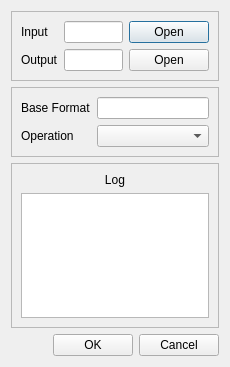
<?xml version="1.0" encoding="UTF-8"?>
<ui version="4.0">
 <class>MediaCopierDialog</class>
 <widget class="QDialog" name="MediaCopierDialog">
  <property name="geometry">
   <rect>
    <x>0</x>
    <y>0</y>
    <width>230</width>
    <height>367</height>
   </rect>
  </property>
  <property name="windowTitle">
   <string>Dialog</string>
  </property>
  <layout class="QVBoxLayout" name="verticalLayout">
   <item>
    <widget class="QFrame" name="frameDirs">
     <property name="sizePolicy">
      <sizepolicy hsizetype="Preferred" vsizetype="Maximum">
       <horstretch>0</horstretch>
       <verstretch>0</verstretch>
      </sizepolicy>
     </property>
     <property name="frameShape">
      <enum>QFrame::StyledPanel</enum>
     </property>
     <property name="frameShadow">
      <enum>QFrame::Raised</enum>
     </property>
     <layout class="QGridLayout" name="gridLayout">
      <item row="0" column="2">
       <widget class="QLineEdit" name="lineInputDir"/>
      </item>
      <item row="0" column="0">
       <widget class="QLabel" name="labelInputDir">
        <property name="text">
         <string>Input</string>
        </property>
       </widget>
      </item>
      <item row="0" column="3">
       <widget class="QDialogButtonBox" name="buttonOpenInputDir">
        <property name="sizePolicy">
         <sizepolicy hsizetype="Maximum" vsizetype="Fixed">
          <horstretch>0</horstretch>
          <verstretch>0</verstretch>
         </sizepolicy>
        </property>
        <property name="standardButtons">
         <set>QDialogButtonBox::Open</set>
        </property>
       </widget>
      </item>
      <item row="4" column="3">
       <widget class="QDialogButtonBox" name="buttonOpenOutputDir">
        <property name="sizePolicy">
         <sizepolicy hsizetype="Maximum" vsizetype="Fixed">
          <horstretch>0</horstretch>
          <verstretch>0</verstretch>
         </sizepolicy>
        </property>
        <property name="standardButtons">
         <set>QDialogButtonBox::Open</set>
        </property>
       </widget>
      </item>
      <item row="4" column="0">
       <widget class="QLabel" name="labelOutputDir">
        <property name="text">
         <string>Output</string>
        </property>
       </widget>
      </item>
      <item row="4" column="2">
       <widget class="QLineEdit" name="lineOutputDir"/>
      </item>
     </layout>
    </widget>
   </item>
   <item>
    <widget class="QFrame" name="frameParameter">
     <property name="sizePolicy">
      <sizepolicy hsizetype="Preferred" vsizetype="Maximum">
       <horstretch>0</horstretch>
       <verstretch>0</verstretch>
      </sizepolicy>
     </property>
     <property name="frameShape">
      <enum>QFrame::StyledPanel</enum>
     </property>
     <property name="frameShadow">
      <enum>QFrame::Raised</enum>
     </property>
     <layout class="QGridLayout" name="gridLayout_2">
      <item row="0" column="1">
       <widget class="QLineEdit" name="lineBaseFormat">
        <property name="text">
         <string/>
        </property>
       </widget>
      </item>
      <item row="1" column="1">
       <widget class="QComboBox" name="comboCommand"/>
      </item>
      <item row="1" column="0">
       <widget class="QLabel" name="labelOperation">
        <property name="text">
         <string>Operation</string>
        </property>
       </widget>
      </item>
      <item row="0" column="0">
       <widget class="QLabel" name="labelBaseFormat">
        <property name="text">
         <string>Base Format</string>
        </property>
       </widget>
      </item>
     </layout>
    </widget>
   </item>
   <item>
    <widget class="QFrame" name="frameLog">
     <property name="frameShape">
      <enum>QFrame::StyledPanel</enum>
     </property>
     <property name="frameShadow">
      <enum>QFrame::Raised</enum>
     </property>
     <layout class="QVBoxLayout" name="verticalLayout_2">
      <item>
       <widget class="QLabel" name="labelLog">
        <property name="text">
         <string>Log</string>
        </property>
        <property name="alignment">
         <set>Qt::AlignCenter</set>
        </property>
       </widget>
      </item>
      <item>
       <widget class="QPlainTextEdit" name="textLog">
        <property name="undoRedoEnabled">
         <bool>false</bool>
        </property>
        <property name="readOnly">
         <bool>true</bool>
        </property>
        <property name="backgroundVisible">
         <bool>false</bool>
        </property>
       </widget>
      </item>
     </layout>
    </widget>
   </item>
   <item>
    <widget class="QDialogButtonBox" name="buttonDialogControl">
     <property name="standardButtons">
      <set>QDialogButtonBox::Cancel|QDialogButtonBox::Ok</set>
     </property>
    </widget>
   </item>
  </layout>
 </widget>
 <tabstops>
  <tabstop>lineInputDir</tabstop>
  <tabstop>lineOutputDir</tabstop>
  <tabstop>lineBaseFormat</tabstop>
  <tabstop>comboCommand</tabstop>
  <tabstop>textLog</tabstop>
 </tabstops>
 <resources/>
 <connections/>
</ui>
